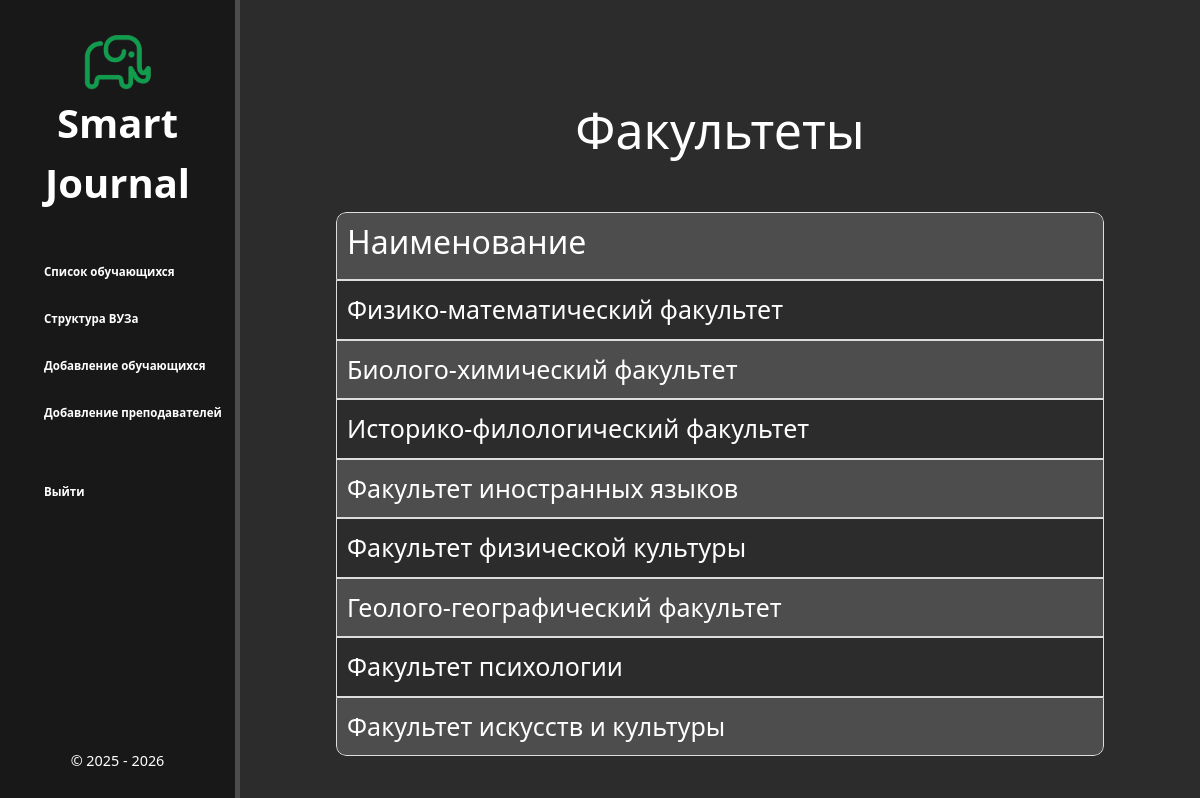
/faculties, run on an earlier commit of the app's database.
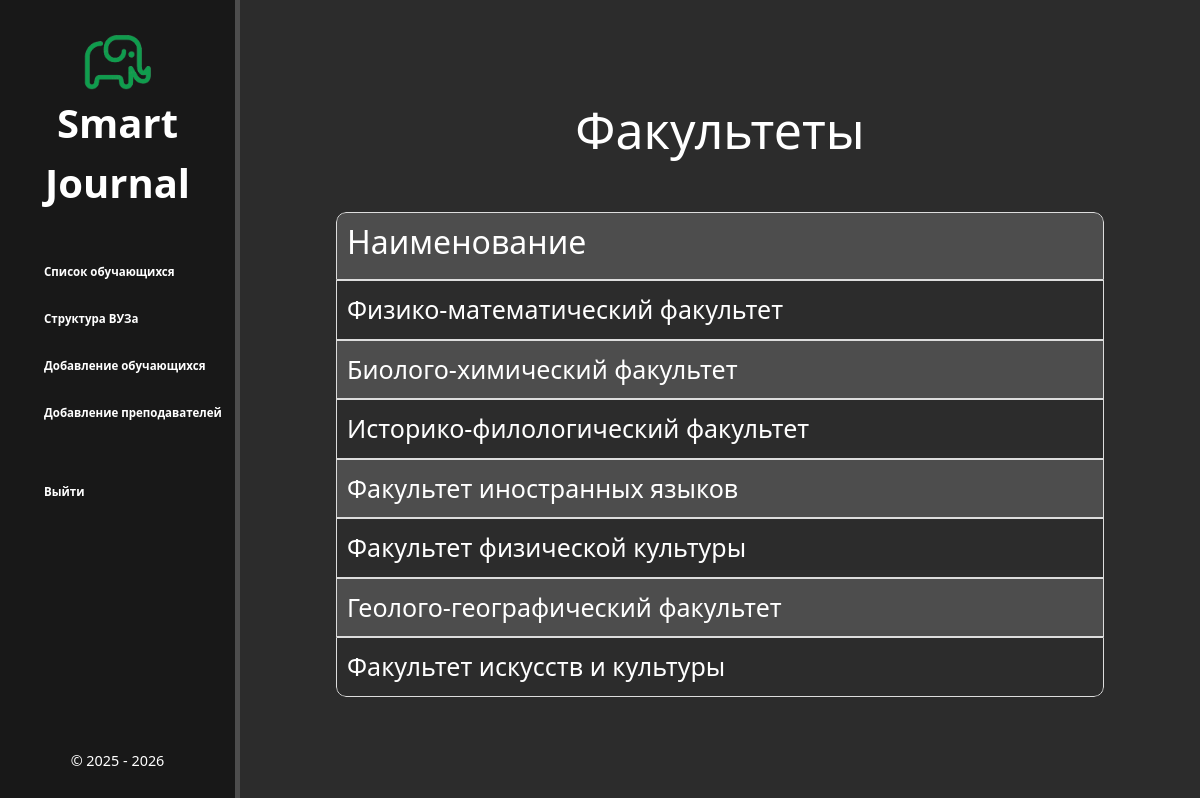
And on a later commit of the database.
### database/models.py (models this page shows, shortened)
class Faculties(models.Model):
    name = models.CharField('Факультет', max_length=100)
    class Meta:
        verbose_name = 'Факультет'
        verbose_name_plural = 'Факультеты'

### database/views.py (the view)
# urls.py: path('faculties', views.faculties_list, name='faculties-list'),
def faculties_list(request):
    faculties = Faculties.objects.all()
    return render(request, 'database/faculties.html', {'faculties': faculties})

### database/templates/database/faculties.html
{% extends 'database/layout.html' %}
{% block content %}
    <div class="features">
        <h1>Факультеты</h1>
        <br>
        {% if faculties %}
        <table class="styled-table">
            <thead>
                <tr>
                    <th><h2 style="text-align: left;">Наименование</h2></th>
                </tr>
            </thead>
            <tbody>
                {% for el in faculties %}
                    <tr>
                        <td><a href="{% url 'faculties-detail' el.id %}" style="font-size: 25px;" >{{ el.name }}</a></td>
                    </tr>
                {% endfor %}
            </tbody>
        </table>
        {% else %}
            <p>У вас нет записей.</p>
        {% endif %}
    </div>
{% endblock %}

What changed in the data, as far as the page shows it:
removed Faculties: name "Факультет психологии"
